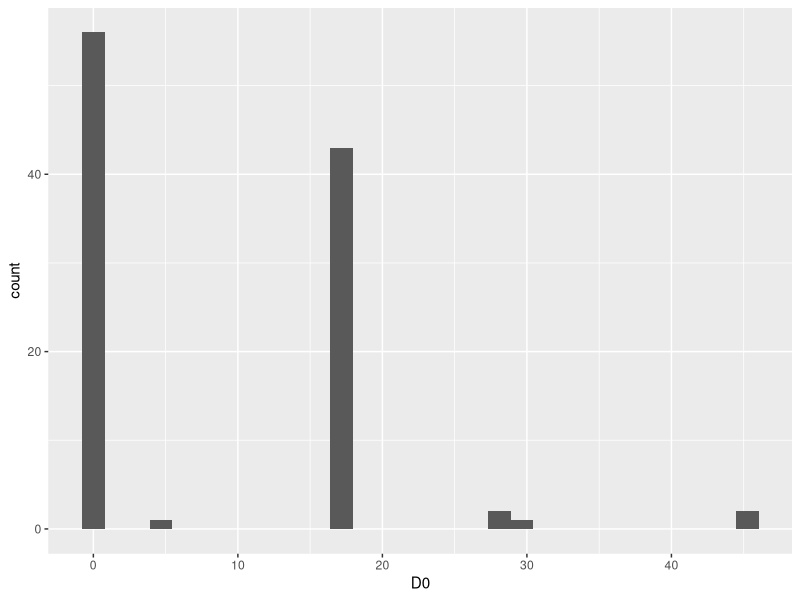
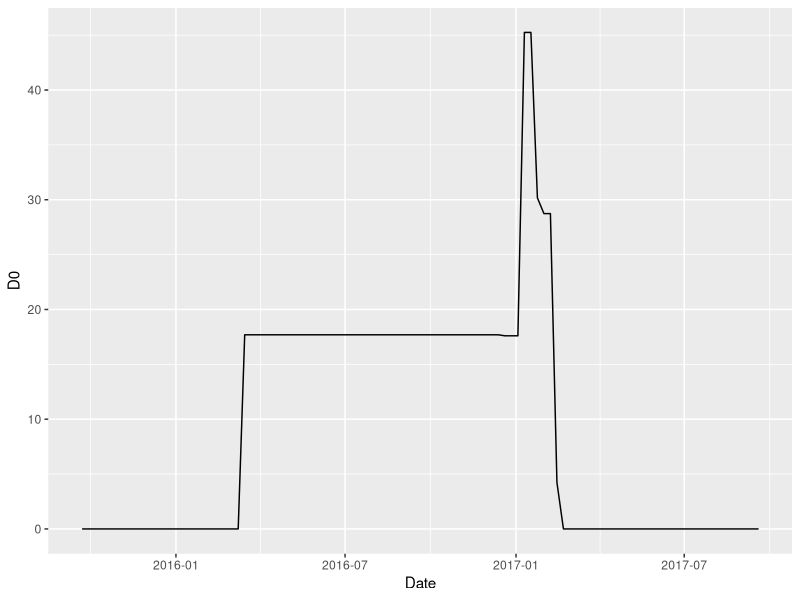
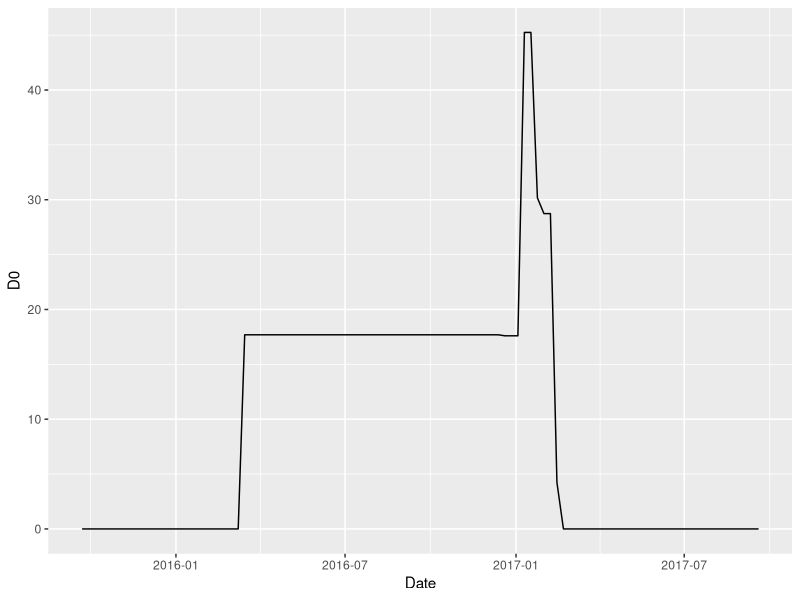
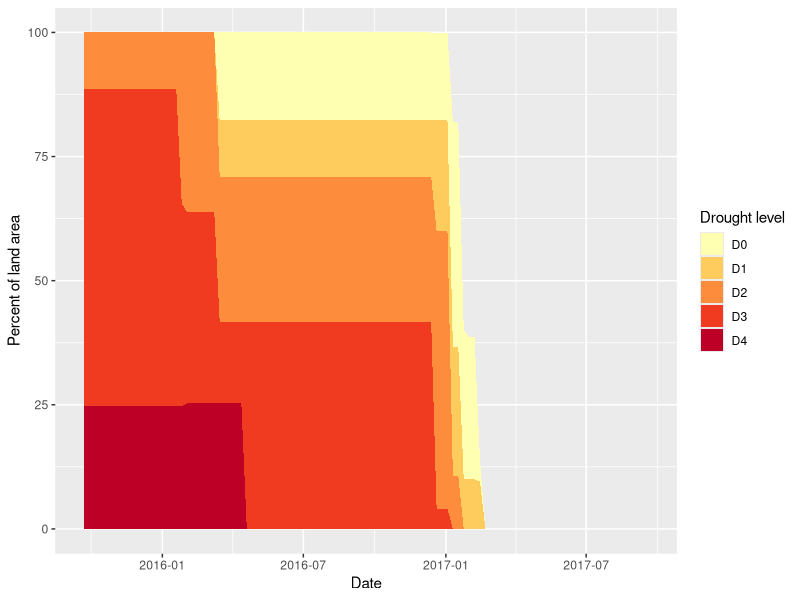

Write R code to recreate these figures, in order.
# read in drought dataset
library(readr)
df <- read_csv("CA Drought Data 20150925-20170925.csv", 
               col_types = cols(ReleaseDate = col_date(format = "%Y%m%d"), 
                                ValidEnd = col_date(format = "%Y-%m-%d"), 
                                ValidStart = col_date(format = "%Y-%m-%d")))

df

# Sanity check: should have all 58 counties
library(dplyr)
df %>% summarize(distinct = n_distinct(County))

# Sanity check: each county should have ~104 observations
df %>% group_by(County) %>%
    summarize(count = n()) %>%
    distinct(count)

# select important rows
df_levels <- df %>% select(County, Date = ValidStart, D0:D4)

# dplyr practice
# 1. Select the rows such that D4 is 100
df_levels %>% filter(D4 == 100)

# 2. Which counties experienced 100% land area in D4 at any time?
df_levels %>% filter(D4 == 100) %>%
    distinct(County)

# 3. Which county experienced the most number of weeks with 100% land area in D4?
df_levels %>% 
    filter(D4 == 100) %>% 
    group_by(County) %>% 
    summarize(count = n()) %>%
    arrange(desc(count))

# 4. For the date "2017-07-18", return the entries in descending order of D0.
df_levels %>% filter(Date == "2017-07-18") %>% arrange(desc(D0))

# filter for just Santa Clara County
df_county <- df_levels %>% filter(County == "Santa Clara County")

# make histogram for D0
library(ggplot2)
ggplot(data = df_county) +
    geom_histogram(aes(x = D0))

# make line plot of D0 vs. Date
ggplot(data = df_county) +
    geom_line(mapping = aes(x = Date, y = D0))

# make area plot of D0 vs. Date
ggplot(data = df_county) +
    geom_line(mapping = aes(x = Date, y = D0))

# gather drought levels
library(tidyr)
df_county <- df_county %>% gather(D0:D4, key = "Drought level", 
                                  value = "Percent of land area")

# make area plot
ggplot(data = df_county) + 
    geom_area(mapping = aes(x = Date, y = `Percent of land area`, 
                            fill = `Drought level`)) +
    scale_fill_brewer(palette = "YlOrRd")